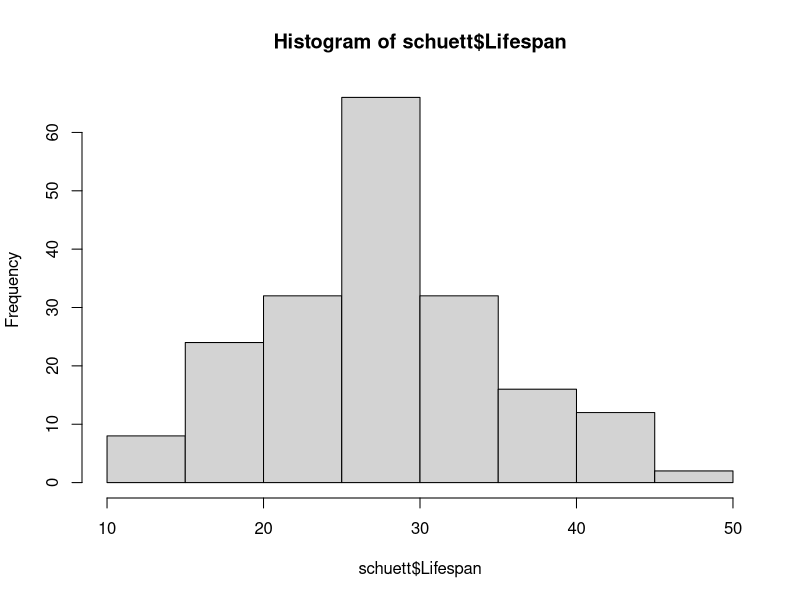
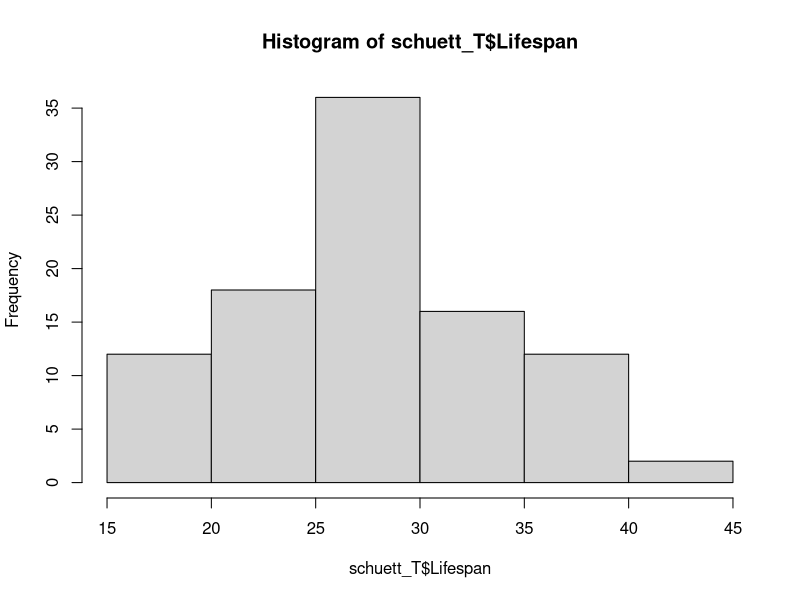
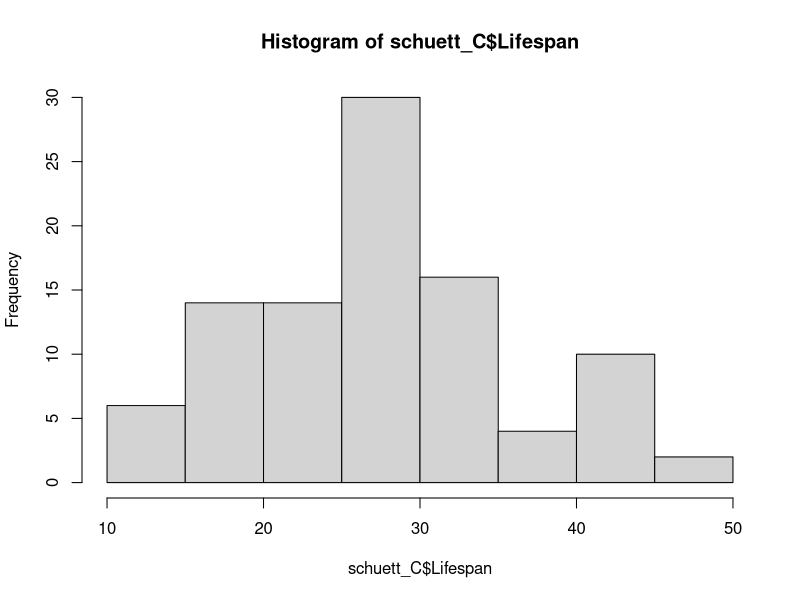
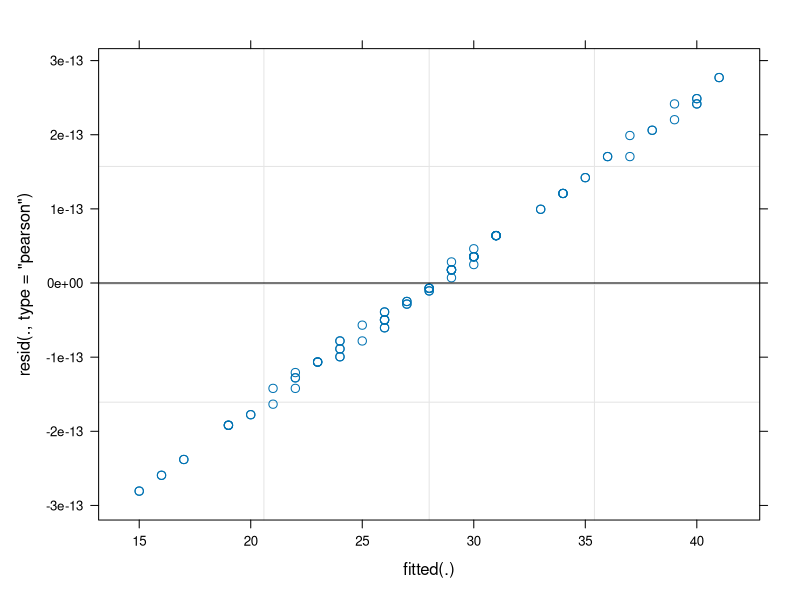
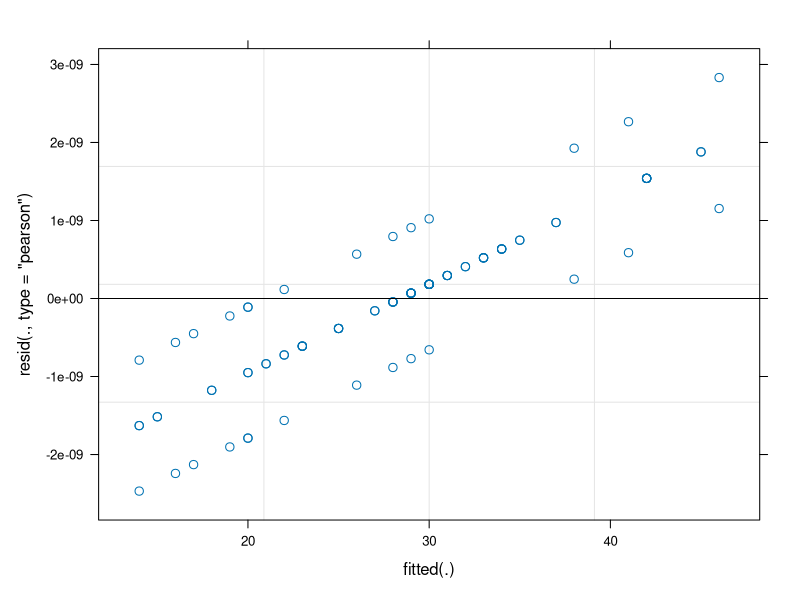

Write the R code that produced these figures, in order.
# Schuett 2015 Rec 226
# Phenotypic extractions

# Load libraries====
library(here)
library(lme4)

# Set wd====
dir<-here()

# Load data====
schuett<-read.csv("Data/Schuett2015.csv")
str(schuett)
hist(schuett$Lifespan) #BEAUTIFUL!

schuett_T<-subset(schuett, Treatment=="T")
hist(schuett_T$Lifespan)

schuett_C<-subset(schuett, Treatment=="C")
hist(schuett_C$Lifespan)

m1<-lmer(Lifespan~ BehavType + (1|ID), data=schuett_T)
plot(m1)
summary(m1)

m2<-lmer(Lifespan~ BehavType + (1|ID), data=schuett_C)
plot(m2)
summary(m2)